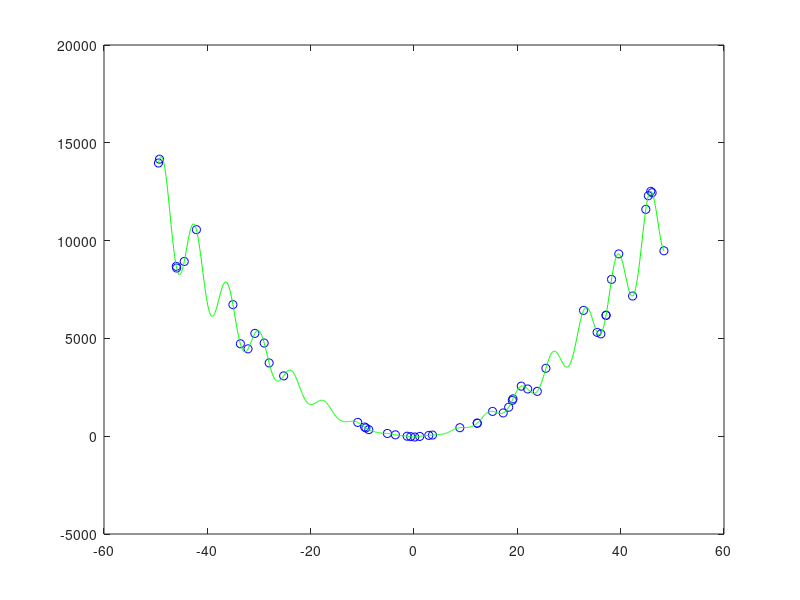

This figure's MATLAB source: (Note: this script raises an error after producing the figure.)
% Random points between, -50 and 50
x = sort((rand(1,50) - 0.5) * 100);
y = (x.^2 - (cos(x) + 1) .^ 3) .* (5+sin(x));
% x = [x0...xn]
% y = [y0...yn]
xx = linspace(min(x), max(x), 1000);
yy = (xx .^ 2 - (cos(xx) + 1) .^ 3) .* (5+sin(xx));

plot(x,y,'bo');
hold on;
plot(xx,yy, "g-");

S = spline_c2(x,y);

n = length(x);


% Plot each spline for all points according to each spline
for i = 1:n-1
  in_x = linspace(x(i), x(i+1));
  out_y = polyval(S(:, i), in_x - x(i));
  plot(in_x, out_y);
endfor


